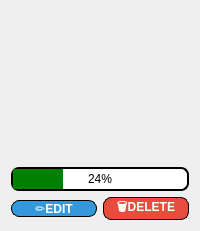
               <widget class="QWidget" name="page_27">
                <layout class="QGridLayout" name="gridLayout_16">
                 <item row="0" column="0">
                  <layout class="QGridLayout" name="gridLayout_21">
                   <item row="3" column="0" colspan="2">
                    <widget class="QLabel" name="remainingLabel2">
                     <property name="text">
                      <string>&lt;html&gt;&lt;head/&gt;&lt;body&gt;&lt;p&gt;&lt;br/&gt;&lt;/p&gt;&lt;/body&gt;&lt;/html&gt;</string>
                     </property>
                    </widget>
                   </item>
                   <item row="4" column="0" colspan="2">
                    <widget class="QLabel" name="monthLabel2">
                     <property name="text">
                      <string/>
                     </property>
                    </widget>
                   </item>
                   <item row="6" column="1">
                    <widget class="QPushButton" name="delete_2">
                     <property name="styleSheet">
                      <string notr="true">border: 0.5px solid black;

 background-color: #e74c3c;   
        color:white;
     
        border-radius: 8px;
        
        font-weight: bold;</string>
                     </property>
                     <property name="text">
                      <string>🗑️DELETE</string>
                     </property>
                    </widget>
                   </item>
                   <item row="6" column="0">
                    <widget class="QPushButton" name="edit2">
                     <property name="styleSheet">
                      <string notr="true">border: 0.5px solid black;
 background-color:  #3498db;
 color:white;     
border-radius: 8px;
 font-weight: bold;</string>
                     </property>
                     <property name="text">
                      <string>✏️EDIT</string>
                     </property>
                    </widget>
                   </item>
                   <item row="5" column="0" colspan="2">
                    <widget class="QProgressBar" name="progressBar_2">
                     <property name="styleSheet">
                      <string notr="true">QProgressBar {
    border: 2px solid #000000;
    border-radius: 8px;
    text-align: center;
    height: 20px;
color:black;
}
QProgressBar::chunk {
    background-color: green;
    width: 10px;
}</string>
                     </property>
                     <property name="value">
                      <number>24</number>
                     </property>
                    </widget>
                   </item>
                   <item row="2" column="0" colspan="2">
                    <widget class="QLabel" name="downpaymentLabel2">
                     <property name="text">
                      <string>&lt;html&gt;&lt;head/&gt;&lt;body&gt;&lt;p&gt;&lt;br/&gt;&lt;/p&gt;&lt;/body&gt;&lt;/html&gt;</string>
                     </property>
                    </widget>
                   </item>
                   <item row="1" column="0" colspan="2">
                    <widget class="QLabel" name="incomeLabel2">
                     <property name="text">
                      <string>&lt;html&gt;&lt;head/&gt;&lt;body&gt;&lt;p&gt;&lt;br/&gt;&lt;/p&gt;&lt;/body&gt;&lt;/html&gt;</string>
                     </property>
                    </widget>
                   </item>
                   <item row="0" column="0" colspan="2">
                    <widget class="QLabel" name="goalNameLabel2">
                     <property name="styleSheet">
                      <string notr="true">font: 700 14pt &quot;Segoe UI&quot;;
color:rgb(0,0,0);</string>
                     </property>
                     <property name="text">
                      <string>&lt;html&gt;&lt;head/&gt;&lt;body&gt;&lt;p&gt;&lt;br/&gt;&lt;/p&gt;&lt;/body&gt;&lt;/html&gt;</string>
                     </property>
                    </widget>
                   </item>
                  </layout>
                 </item>
                </layout>
               </widget>
